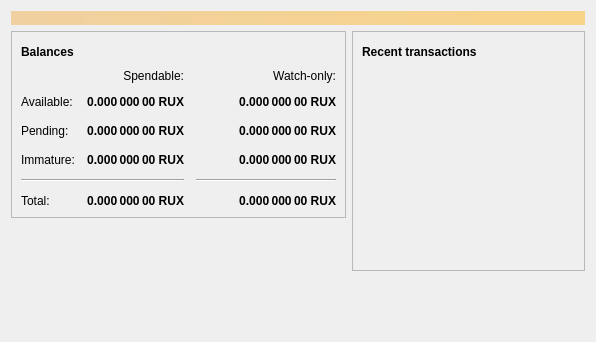
<?xml version="1.0" encoding="UTF-8"?>
<ui version="4.0">
 <class>OverviewPage</class>
 <widget class="QWidget" name="OverviewPage">
  <property name="geometry">
   <rect>
    <x>0</x>
    <y>0</y>
    <width>596</width>
    <height>342</height>
   </rect>
  </property>
  <property name="windowTitle">
   <string>Form</string>
  </property>
  <layout class="QVBoxLayout" name="topLayout">
   <item>
    <widget class="QLabel" name="labelAlerts">
     <property name="visible">
      <bool>false</bool>
     </property>
     <property name="styleSheet">
      <string notr="true">background-color: qlineargradient(x1: 0, y1: 0, x2: 1, y2: 0, stop:0 #F0D0A0, stop:1 #F8D488); color:#000000;</string>
     </property>
     <property name="wordWrap">
      <bool>true</bool>
     </property>
     <property name="margin">
      <number>3</number>
     </property>
    </widget>
   </item>
   <item>
    <layout class="QHBoxLayout" name="horizontalLayout" stretch="1,1">
     <item>
      <layout class="QVBoxLayout" name="verticalLayout_2">
       <item>
        <widget class="QFrame" name="frame">
         <property name="frameShape">
          <enum>QFrame::StyledPanel</enum>
         </property>
         <property name="frameShadow">
          <enum>QFrame::Raised</enum>
         </property>
         <layout class="QVBoxLayout" name="verticalLayout_4">
          <item>
           <layout class="QHBoxLayout" name="horizontalLayout_4">
            <item>
             <widget class="QLabel" name="label_5">
              <property name="font">
               <font>
                <weight>75</weight>
                <bold>true</bold>
               </font>
              </property>
              <property name="text">
               <string>Balances</string>
              </property>
             </widget>
            </item>
            <item>
             <widget class="QPushButton" name="labelWalletStatus">
              <property name="enabled">
               <bool>false</bool>
              </property>
              <property name="maximumSize">
               <size>
                <width>30</width>
                <height>16777215</height>
               </size>
              </property>
              <property name="toolTip">
               <string>The displayed information may be out of date. Your wallet automatically synchronizes with the Ruxcoin network after a connection is established, but this process has not completed yet.</string>
              </property>
              <property name="text">
               <string/>
              </property>
              <property name="icon">
               <iconset resource="../ruxcoin.qrc">
                <normaloff>:/icons/warning</normaloff>
                <disabledoff>:/icons/warning</disabledoff>:/icons/warning</iconset>
              </property>
              <property name="iconSize">
               <size>
                <width>24</width>
                <height>24</height>
               </size>
              </property>
              <property name="flat">
               <bool>true</bool>
              </property>
             </widget>
            </item>
            <item>
             <spacer name="horizontalSpacer_3">
              <property name="orientation">
               <enum>Qt::Horizontal</enum>
              </property>
              <property name="sizeHint" stdset="0">
               <size>
                <width>40</width>
                <height>20</height>
               </size>
              </property>
             </spacer>
            </item>
           </layout>
          </item>
          <item>
           <layout class="QGridLayout" name="gridLayout">
            <property name="spacing">
             <number>12</number>
            </property>
            <item row="2" column="2">
             <widget class="QLabel" name="labelWatchPending">
              <property name="font">
               <font>
                <weight>75</weight>
                <bold>true</bold>
               </font>
              </property>
              <property name="cursor">
               <cursorShape>IBeamCursor</cursorShape>
              </property>
              <property name="toolTip">
               <string>Unconfirmed transactions to watch-only addresses</string>
              </property>
              <property name="text">
               <string notr="true">0.000 000 00 RUX</string>
              </property>
              <property name="alignment">
               <set>Qt::AlignRight|Qt::AlignTrailing|Qt::AlignVCenter</set>
              </property>
              <property name="textInteractionFlags">
               <set>Qt::LinksAccessibleByMouse|Qt::TextSelectableByKeyboard|Qt::TextSelectableByMouse</set>
              </property>
             </widget>
            </item>
            <item row="2" column="1">
             <widget class="QLabel" name="labelUnconfirmed">
              <property name="font">
               <font>
                <weight>75</weight>
                <bold>true</bold>
               </font>
              </property>
              <property name="cursor">
               <cursorShape>IBeamCursor</cursorShape>
              </property>
              <property name="toolTip">
               <string>Total of transactions that have yet to be confirmed, and do not yet count toward the spendable balance</string>
              </property>
              <property name="text">
               <string notr="true">0.000 000 00 RUX</string>
              </property>
              <property name="alignment">
               <set>Qt::AlignRight|Qt::AlignTrailing|Qt::AlignVCenter</set>
              </property>
              <property name="textInteractionFlags">
               <set>Qt::LinksAccessibleByMouse|Qt::TextSelectableByKeyboard|Qt::TextSelectableByMouse</set>
              </property>
             </widget>
            </item>
            <item row="3" column="2">
             <widget class="QLabel" name="labelWatchImmature">
              <property name="font">
               <font>
                <weight>75</weight>
                <bold>true</bold>
               </font>
              </property>
              <property name="cursor">
               <cursorShape>IBeamCursor</cursorShape>
              </property>
              <property name="toolTip">
               <string>Mined balance in watch-only addresses that has not yet matured</string>
              </property>
              <property name="text">
               <string notr="true">0.000 000 00 RUX</string>
              </property>
              <property name="alignment">
               <set>Qt::AlignRight|Qt::AlignTrailing|Qt::AlignVCenter</set>
              </property>
              <property name="textInteractionFlags">
               <set>Qt::LinksAccessibleByMouse|Qt::TextSelectableByKeyboard|Qt::TextSelectableByMouse</set>
              </property>
             </widget>
            </item>
            <item row="4" column="0" colspan="2">
             <widget class="Line" name="line">
              <property name="orientation">
               <enum>Qt::Horizontal</enum>
              </property>
             </widget>
            </item>
            <item row="4" column="2">
             <widget class="Line" name="lineWatchBalance">
              <property name="sizePolicy">
               <sizepolicy hsizetype="Preferred" vsizetype="Fixed">
                <horstretch>0</horstretch>
                <verstretch>0</verstretch>
               </sizepolicy>
              </property>
              <property name="minimumSize">
               <size>
                <width>140</width>
                <height>0</height>
               </size>
              </property>
              <property name="orientation">
               <enum>Qt::Horizontal</enum>
              </property>
             </widget>
            </item>
            <item row="5" column="0">
             <widget class="QLabel" name="labelTotalText">
              <property name="text">
               <string>Total:</string>
              </property>
             </widget>
            </item>
            <item row="3" column="1">
             <widget class="QLabel" name="labelImmature">
              <property name="font">
               <font>
                <weight>75</weight>
                <bold>true</bold>
               </font>
              </property>
              <property name="cursor">
               <cursorShape>IBeamCursor</cursorShape>
              </property>
              <property name="toolTip">
               <string>Mined balance that has not yet matured</string>
              </property>
              <property name="text">
               <string notr="true">0.000 000 00 RUX</string>
              </property>
              <property name="alignment">
               <set>Qt::AlignRight|Qt::AlignTrailing|Qt::AlignVCenter</set>
              </property>
              <property name="textInteractionFlags">
               <set>Qt::LinksAccessibleByMouse|Qt::TextSelectableByKeyboard|Qt::TextSelectableByMouse</set>
              </property>
             </widget>
            </item>
            <item row="2" column="3">
             <spacer name="horizontalSpacer_2">
              <property name="orientation">
               <enum>Qt::Horizontal</enum>
              </property>
              <property name="sizeHint" stdset="0">
               <size>
                <width>40</width>
                <height>20</height>
               </size>
              </property>
             </spacer>
            </item>
            <item row="3" column="0">
             <widget class="QLabel" name="labelImmatureText">
              <property name="text">
               <string>Immature:</string>
              </property>
             </widget>
            </item>
            <item row="5" column="1">
             <widget class="QLabel" name="labelTotal">
              <property name="font">
               <font>
                <weight>75</weight>
                <bold>true</bold>
               </font>
              </property>
              <property name="cursor">
               <cursorShape>IBeamCursor</cursorShape>
              </property>
              <property name="toolTip">
               <string>Your current total balance</string>
              </property>
              <property name="text">
               <string notr="true">0.000 000 00 RUX</string>
              </property>
              <property name="alignment">
               <set>Qt::AlignRight|Qt::AlignTrailing|Qt::AlignVCenter</set>
              </property>
              <property name="textInteractionFlags">
               <set>Qt::LinksAccessibleByMouse|Qt::TextSelectableByKeyboard|Qt::TextSelectableByMouse</set>
              </property>
             </widget>
            </item>
            <item row="5" column="2">
             <widget class="QLabel" name="labelWatchTotal">
              <property name="font">
               <font>
                <weight>75</weight>
                <bold>true</bold>
               </font>
              </property>
              <property name="cursor">
               <cursorShape>IBeamCursor</cursorShape>
              </property>
              <property name="toolTip">
               <string>Current total balance in watch-only addresses</string>
              </property>
              <property name="text">
               <string notr="true">0.000 000 00 RUX</string>
              </property>
              <property name="alignment">
               <set>Qt::AlignRight|Qt::AlignTrailing|Qt::AlignVCenter</set>
              </property>
              <property name="textInteractionFlags">
               <set>Qt::LinksAccessibleByMouse|Qt::TextSelectableByKeyboard|Qt::TextSelectableByMouse</set>
              </property>
             </widget>
            </item>
            <item row="0" column="2">
             <widget class="QLabel" name="labelWatchonly">
              <property name="text">
               <string>Watch-only:</string>
              </property>
              <property name="alignment">
               <set>Qt::AlignRight|Qt::AlignTrailing|Qt::AlignVCenter</set>
              </property>
             </widget>
            </item>
            <item row="1" column="0">
             <widget class="QLabel" name="labelBalanceText">
              <property name="text">
               <string>Available:</string>
              </property>
             </widget>
            </item>
            <item row="1" column="1">
             <widget class="QLabel" name="labelBalance">
              <property name="font">
               <font>
                <weight>75</weight>
                <bold>true</bold>
               </font>
              </property>
              <property name="cursor">
               <cursorShape>IBeamCursor</cursorShape>
              </property>
              <property name="toolTip">
               <string>Your current spendable balance</string>
              </property>
              <property name="text">
               <string notr="true">0.000 000 00 RUX</string>
              </property>
              <property name="alignment">
               <set>Qt::AlignRight|Qt::AlignTrailing|Qt::AlignVCenter</set>
              </property>
              <property name="textInteractionFlags">
               <set>Qt::LinksAccessibleByMouse|Qt::TextSelectableByKeyboard|Qt::TextSelectableByMouse</set>
              </property>
             </widget>
            </item>
            <item row="1" column="2">
             <widget class="QLabel" name="labelWatchAvailable">
              <property name="font">
               <font>
                <weight>75</weight>
                <bold>true</bold>
               </font>
              </property>
              <property name="cursor">
               <cursorShape>IBeamCursor</cursorShape>
              </property>
              <property name="toolTip">
               <string>Your current balance in watch-only addresses</string>
              </property>
              <property name="text">
               <string notr="true">0.000 000 00 RUX</string>
              </property>
              <property name="alignment">
               <set>Qt::AlignRight|Qt::AlignTrailing|Qt::AlignVCenter</set>
              </property>
              <property name="textInteractionFlags">
               <set>Qt::LinksAccessibleByMouse|Qt::TextSelectableByKeyboard|Qt::TextSelectableByMouse</set>
              </property>
             </widget>
            </item>
            <item row="2" column="0">
             <widget class="QLabel" name="labelPendingText">
              <property name="text">
               <string>Pending:</string>
              </property>
             </widget>
            </item>
            <item row="0" column="1">
             <widget class="QLabel" name="labelSpendable">
              <property name="text">
               <string>Spendable:</string>
              </property>
              <property name="alignment">
               <set>Qt::AlignRight|Qt::AlignTrailing|Qt::AlignVCenter</set>
              </property>
             </widget>
            </item>
           </layout>
          </item>
         </layout>
        </widget>
       </item>
       <item>
        <spacer name="verticalSpacer">
         <property name="orientation">
          <enum>Qt::Vertical</enum>
         </property>
         <property name="sizeHint" stdset="0">
          <size>
           <width>20</width>
           <height>40</height>
          </size>
         </property>
        </spacer>
       </item>
      </layout>
     </item>
     <item>
      <layout class="QVBoxLayout" name="verticalLayout_3">
       <item>
        <widget class="QFrame" name="frame_2">
         <property name="frameShape">
          <enum>QFrame::StyledPanel</enum>
         </property>
         <property name="frameShadow">
          <enum>QFrame::Raised</enum>
         </property>
         <layout class="QVBoxLayout" name="verticalLayout">
          <item>
           <layout class="QHBoxLayout" name="horizontalLayout_2">
            <item>
             <widget class="QLabel" name="label_4">
              <property name="font">
               <font>
                <weight>75</weight>
                <bold>true</bold>
               </font>
              </property>
              <property name="text">
               <string>Recent transactions</string>
              </property>
             </widget>
            </item>
            <item>
             <widget class="QPushButton" name="labelTransactionsStatus">
              <property name="enabled">
               <bool>false</bool>
              </property>
              <property name="maximumSize">
               <size>
                <width>30</width>
                <height>16777215</height>
               </size>
              </property>
              <property name="toolTip">
               <string>The displayed information may be out of date. Your wallet automatically synchronizes with the Ruxcoin network after a connection is established, but this process has not completed yet.</string>
              </property>
              <property name="text">
               <string/>
              </property>
              <property name="icon">
               <iconset resource="../ruxcoin.qrc">
                <normaloff>:/icons/warning</normaloff>
                <disabledoff>:/icons/warning</disabledoff>:/icons/warning</iconset>
              </property>
              <property name="iconSize">
               <size>
                <width>24</width>
                <height>24</height>
               </size>
              </property>
              <property name="flat">
               <bool>true</bool>
              </property>
             </widget>
            </item>
            <item>
             <spacer name="horizontalSpacer">
              <property name="orientation">
               <enum>Qt::Horizontal</enum>
              </property>
              <property name="sizeHint" stdset="0">
               <size>
                <width>40</width>
                <height>20</height>
               </size>
              </property>
             </spacer>
            </item>
           </layout>
          </item>
          <item>
           <widget class="QListView" name="listTransactions">
            <property name="styleSheet">
             <string notr="true">QListView { background: transparent; }</string>
            </property>
            <property name="frameShape">
             <enum>QFrame::NoFrame</enum>
            </property>
            <property name="verticalScrollBarPolicy">
             <enum>Qt::ScrollBarAlwaysOff</enum>
            </property>
            <property name="horizontalScrollBarPolicy">
             <enum>Qt::ScrollBarAlwaysOff</enum>
            </property>
            <property name="selectionMode">
             <enum>QAbstractItemView::NoSelection</enum>
            </property>
           </widget>
          </item>
         </layout>
        </widget>
       </item>
       <item>
        <spacer name="verticalSpacer_2">
         <property name="orientation">
          <enum>Qt::Vertical</enum>
         </property>
         <property name="sizeHint" stdset="0">
          <size>
           <width>20</width>
           <height>40</height>
          </size>
         </property>
        </spacer>
       </item>
      </layout>
     </item>
    </layout>
   </item>
  </layout>
 </widget>
 <resources/>
 <connections/>
</ui>
